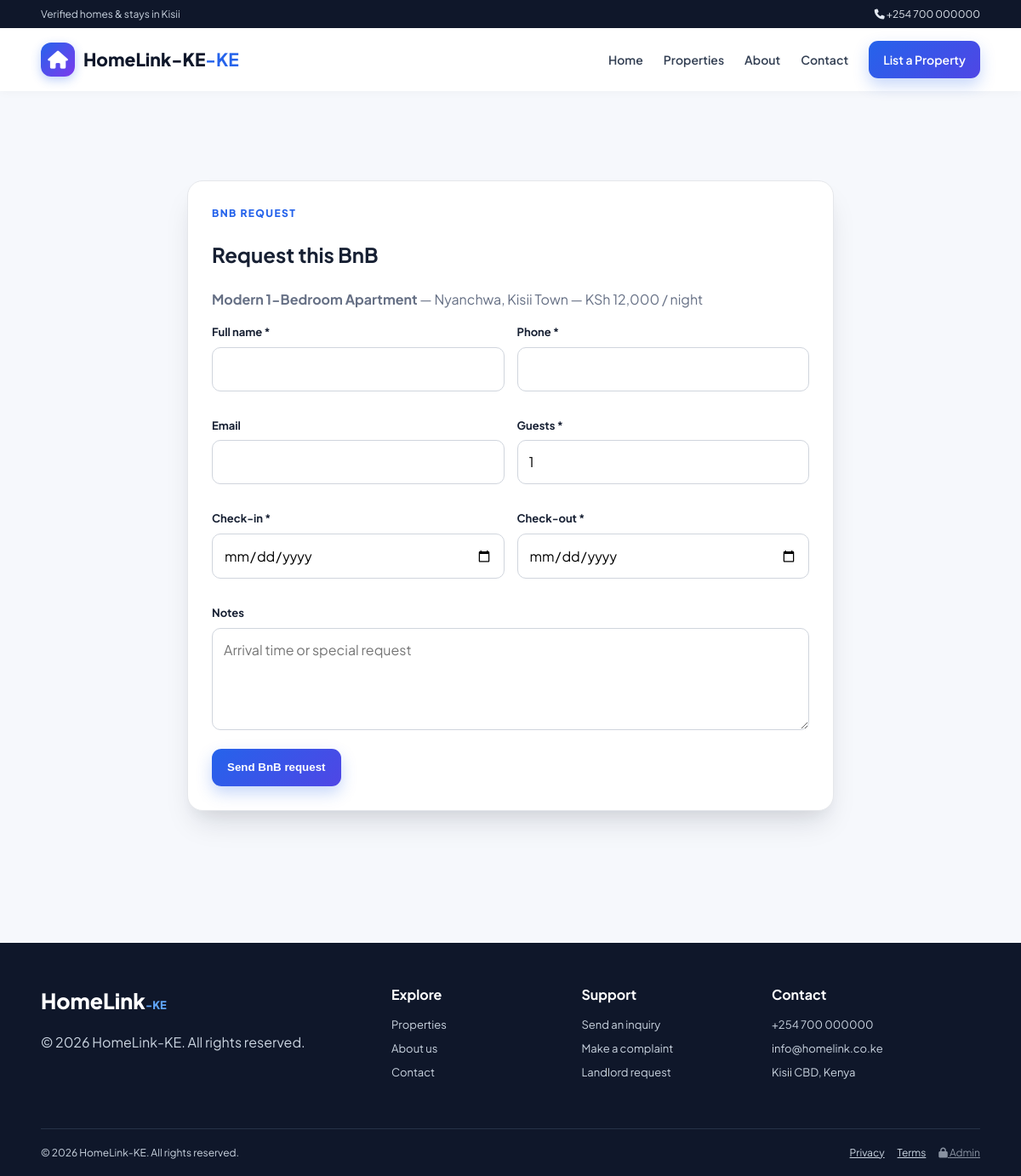
The page /HomeLink-KE/forms/bnb-request.php?property_id=1 on the database its author committed.
### tables this page shows
CREATE TABLE `site_settings` (
  `id` int(11) NOT NULL DEFAULT 1,
  `site_name` varchar(150) NOT NULL DEFAULT 'HomeLink-KE',
  `site_logo` varchar(255) DEFAULT '',
  `contact_email` varchar(100) NOT NULL DEFAULT 'info@homelink.co.ke',
  `contact_phone` varchar(50) NOT NULL DEFAULT '+254 700 000000',
  `office_location` varchar(255) NOT NULL DEFAULT 'Kisii CBD, Kenya',
  `mpesa_paybill` varchar(50) DEFAULT '247247',
  `mpesa_account` varchar(100) DEFAULT 'HomeLink',
  `viewing_fee` decimal(10,2) DEFAULT 1000.00,
  `maintenance_mode` tinyint(1) DEFAULT 0,
  `footer_text` varchar(255) DEFAULT '© 2026 HomeLink-KE. All rights reserved.',
  `updated_at` timestamp NOT NULL DEFAULT current_timestamp() ON UPDATE current_timestamp(),
  `facebook_link` varchar(255) DEFAULT '',
  `twitter_link` varchar(255) DEFAULT '',
  `whatsapp_number` varchar(50) DEFAULT '',
  `instagram_link` varchar(255) DEFAULT '',
  `site_tagline` varchar(100) DEFAULT '-KE',
  `contact_location` varchar(255) DEFAULT 'Kisii CBD, Kenya'
);

CREATE TABLE `properties` (
  `id` int(11) NOT NULL,
  `title` varchar(255) NOT NULL,
  `location` varchar(255) NOT NULL,
  `price` decimal(10,2) NOT NULL,
  `status` enum('available','rented','sold') DEFAULT 'available',
  `description` text DEFAULT NULL,
  `image_url` varchar(255) DEFAULT NULL,
  `created_at` timestamp NOT NULL DEFAULT current_timestamp(),
  `deposit_info` varchar(255) DEFAULT NULL,
  `bedrooms` int(11) DEFAULT NULL,
  `furnished_status` enum('Furnished','Unfurnished','Semi-Furnished') DEFAULT 'Unfurnished',
  `amenities` text DEFAULT NULL,
  `category` varchar(100) DEFAULT NULL,
  `is_verified` tinyint(1) DEFAULT 0,
  `is_hidden` tinyint(1) DEFAULT 0,
  `landlord_name` varchar(255) DEFAULT NULL,
  `landlord_phone` varchar(50) DEFAULT NULL,
  `landlord_email` varchar(255) DEFAULT NULL,
  `landlord_notes` text DEFAULT NULL,
  `video_path` varchar(255) DEFAULT NULL,
  `availability` varchar(50) NOT NULL DEFAULT 'Available',
  `updated_at` timestamp NOT NULL DEFAULT current_timestamp() ON UPDATE current_timestamp()
);

### HomeLink-KE/includes/auth.php (called while the page is built, shortened)
<?php
function appBaseUrl(): string {
    return '/HomeLink-KE';
}

### HomeLink-KE/includes/functions.php (called while the page is built, shortened)
<?php
require_once __DIR__ . '/auth.php';
function e(?string $value): string {
    return htmlspecialchars((string)$value, ENT_QUOTES, 'UTF-8');
}
function formatKSH(float|int|string $amount): string {
    return 'KSh ' . number_format((float)$amount, 0);
}
function assetUrl(string $path): string {
    $path = trim(str_replace('\\', '/', $path));
    $path = preg_replace('~^\.\./+~', '', $path);
    $path = ltrim($path, '/');
    return appBaseUrl() . '/' . $path;
}
function getSiteSettings(?mysqli $conn = null): array {
    $defaults = [
        'site_name' => 'HomeLink-KE',
        'site_tagline' => '-KE',
        'site_logo' => '',
        'contact_phone' => '+254 712 345 678',
        'contact_email' => 'info@homelink.co.ke',
        'contact_location' => 'Kisii CBD, Kenya',
        'office_location' => 'Kisii CBD, Kenya',
        'whatsapp_number' => '',
        'facebook_link' => '',
        'twitter_link' => '',
        'instagram_link' => '',
        'viewing_fee' => 1000,
        'maintenance_mode' => 0,
        'footer_text' => '© 2026 HomeLink-KE. All rights reserved.'
    ];
    try {
        $conn ??= getDBConnection();
        $res = $conn->query("SELECT * FROM site_settings WHERE id=1 LIMIT 1");
        if ($res && ($row = $res->fetch_assoc())) {
            return array_merge($defaults, $row);
        }
    } catch (Throwable $e) {}
    return $defaults;
}
function getProperty(mysqli $conn, int $id): ?array {
    $stmt = $conn->prepare('SELECT * FROM properties WHERE id=? LIMIT 1');
    $stmt->bind_param('i', $id);
    $stmt->execute();
    $r = $stmt->get_result()->fetch_assoc();
    return $r ?: null;
}

### HomeLink-KE/forms/bnb-request.php (the view, shortened to what this page needs)
<?php
require_once __DIR__ . '/../includes/functions.php';
$conn = getDBConnection();
$propertyId = (int)($_GET['property_id'] ?? $_POST['property_id'] ?? 0);
$property = $propertyId ? getProperty($conn, $propertyId) : null;
require __DIR__ . '/../includes/header.php';
?>
<section class="section">
    <div class="form-wrap">
        <div class="kicker">BNB REQUEST</div>
        <h1>Request this BnB</h1>
        <?php if ($property): ?>
            <p class="muted">
                <strong><?= e($property['title']) ?></strong> — <?= e($property['location']) ?> — <?= formatKSH($property['price']) ?> / night
            </p>
        <?php endif; ?>
        <form method="post">
            <div class="form-grid">
                <div class="field">
                    <label>Full name *</label>
                    <input name="full_name" required>
                </div>
                <div class="field">
                    <label>Phone *</label>
                    <input name="phone" required>
                </div>
                <div class="field">
                    <label>Email</label>
                    <input type="email" name="email">
                </div>
                <div class="field">
                    <label>Guests *</label>
                    <input type="number" min="1" max="30" name="guests" value="1" required>
                </div>
                <div class="field">
                    <label>Check-in *</label>
                    <input type="date" name="check_in" min="<?= date('Y-m-d') ?>" required>
                </div>
                <div class="field">
                    <label>Check-out *</label>
                    <input type="date" name="check_out" min="<?= date('Y-m-d') ?>" required>
                </div>
                <div class="field full">
                    <label>Notes</label>
                    <textarea name="notes" placeholder="Arrival time or special request"></textarea>
                </div>
            </div>
            <button class="btn btn-primary">Send BnB request</button>
        </form>
    </div>
</section>
<?php require __DIR__ . '/../includes/footer.php'; ?>

### HomeLink-KE/includes/header.php (shortened to what this page needs)
<?php
require_once __DIR__ . '/functions.php';
$settings = $settings ?? getSiteSettings();
$siteName = $settings['site_name'] ?? 'HomeLink-KE';
$tagline = $settings['site_tagline'] ?? '-KE';
$logo = assetUrl((string)($settings['site_logo'] ?? ''));
$current = basename($_SERVER['PHP_SELF'] ?? 'index.php');
?>
<!doctype html>
<html lang="en">
<head>
    <link rel="stylesheet" href="https://cdnjs.cloudflare.com/ajax/libs/font-awesome/6.5.2/css/all.min.css">
    <link rel="stylesheet" href="<?= appBaseUrl() ?>/assets/folder/style.css">
</head>
<body>
    <header class="site-header">
        <div class="topbar">
            <div>Verified homes & stays in Kisii</div>
            <div class="top-contact">
                <?php if (!empty($settings['contact_phone'])): ?>
                    <a href="tel:<?= e($settings['contact_phone']) ?>">
                        <i class="fa-solid fa-phone"></i> <?= e($settings['contact_phone']) ?>
                    </a>
                <?php endif; ?>
            </div>
        </div>
        <nav class="navbar container">
            <a class="brand" href="<?= appBaseUrl() ?>/index.php">
                <?php if ($logo && file_exists(__DIR__ . '/../' . ltrim((string)$settings['site_logo'], './'))): ?>
                    <img src="<?= $logo ?>" alt="<?= e($siteName) ?> logo">
                <?php else: ?>
                    <span class="brand-mark"><i class="fa-solid fa-house"></i></span>
                <?php endif; ?>
                <span><?= e($siteName) ?><b><?= e($tagline) ?></b></span>
            </a>
            <div class="nav-links">
                <a class="<?= ($current === 'index.php' ? 'active' : '') ?>" href="<?= appBaseUrl() ?>/index.php">Home</a>
                <a href="<?= appBaseUrl() ?>/properties/index.php">Properties</a>
                <a href="<?= appBaseUrl() ?>/pages/about.php">About</a>
                <a href="<?= appBaseUrl() ?>/pages/contact.php">Contact</a>
                <a class="nav-cta" href="<?= appBaseUrl() ?>/forms/landlord-request.php">List a Property</a>
            </div>
        </nav>
    </header>
    <main>

### HomeLink-KE/includes/footer.php (shortened to what this page needs)
<?php
$settings = $settings ?? getSiteSettings();
$flash = getFlash();?>
</main>
<footer class="site-footer">
    <div class="container footer-grid">
        <div>
            <div class="footer-brand">HomeLink<span>-KE</span></div>
            <p><?= e($settings['footer_text'] ?? 'Connecting clients to verified homes and stays.') ?></p>
        </div>
        <div>
            <h4>Explore</h4>
            <a href="<?= appBaseUrl() ?>/properties/index.php">Properties</a>
            <a href="<?= appBaseUrl() ?>/pages/about.php">About us</a>
            <a href="<?= appBaseUrl() ?>/pages/contact.php">Contact</a>
        </div>
        <div>
            <h4>Support</h4>
            <a href="<?= appBaseUrl() ?>/forms/inquiry.php">Send an inquiry</a>
            <a href="<?= appBaseUrl() ?>/forms/complaint.php">Make a complaint</a>            <a href="<?= appBaseUrl() ?>/forms/landlord-request.php">Landlord request</a>        </div>
        <div>
            <h4>Contact</h4>
            <?php if (!empty($settings['contact_phone'])): ?>
                <a href="tel:<?= e($settings['contact_phone']) ?>"><?= e($settings['contact_phone']) ?></a>
            <?php endif; ?>
            <?php if (!empty($settings['contact_email'])): ?>
                <a href="mailto:<?= e($settings['contact_email']) ?>"><?= e($settings['contact_email']) ?></a>
            <?php endif; ?>
            <span><?= e($settings['office_location'] ?? $settings['contact_location'] ?? 'Kisii CBD, Kenya') ?></span>
        </div>
    </div>
    <div class="footer-bottom container">
        <span>© <?= date('Y') ?> HomeLink-KE. All rights reserved.</span>
        <div>
            <a href="<?= appBaseUrl() ?>/pages/privacy.php">Privacy</a>
            <a href="<?= appBaseUrl() ?>/pages/terms.php">Terms</a>
            <a class="admin-footer-link" href="<?= appBaseUrl() ?>/admin/login.php">                <i class="fa-solid fa-lock"></i> Admin
            </a>
        </div>
    </div>
</footer>
</body>
</html>

### HomeLink-KE/assets/folder/style.css (style rules this page uses)
:root { --primary: #2563eb; --primary-dark: #1d4ed8; --secondary: #0f172a; --accent: #10b981; --bg: #f6f8fc; --card: #ffffff; --text: #172033; --muted: #667085; --border: #e5e7eb; --danger: #dc2626; --warning: #b45309; --shadow: 0 16px 40px rgba(15, 23, 42, 0.08); --shadow-3d: 0 20px 35px -10px rgba(15, 23, 42, 0.15), 0 10px 15px -5px rgba(0, 0, 0, 0.04); --radius: 18px; --transition: all 0.3s cubic-bezier(0.16, 1, 0.3, 1); --touch-target: 44px; }
* { box-sizing: border-box; -webkit-tap-highlight-color: transparent; }
html { scroll-behavior: smooth; }
body { margin: 0; background: var(--bg); color: var(--text); font-family: 'Plus Jakarta Sans', Arial, sans-serif; line-height: 1.6; overflow-x: hidden; }
a { color: inherit; }
main { min-height: 60vh; }
.container { width: min(1180px, 92%); margin: auto; }
.topbar { background: var(--secondary); color: #cbd5e1; display: flex; justify-content: space-between; gap: 20px; padding: 7px 4%; font-size: 12px; }
.top-contact a { color: #e2e8f0; text-decoration: none; }
.site-header { background: #ffffff; position: sticky; top: 0; z-index: 1000; box-shadow: 0 2px 10px rgba(0, 0, 0, 0.03); }
.navbar { min-height: 74px; display: flex; align-items: center; justify-content: space-between; gap: 25px; }
.brand { display: flex; align-items: center; gap: 10px; text-decoration: none; font-size: 21px; font-weight: 800; color: var(--secondary); }
.brand b { color: var(--primary); }
.brand-mark { width: 40px; height: 40px; border-radius: 12px; background: linear-gradient(135deg, var(--primary), #7c3aed); color: #ffffff; display: grid; place-items: center; box-shadow: 0 4px 12px rgba(37, 99, 235, 0.3); }
.nav-links { display: flex; align-items: center; gap: 24px; }
.nav-links a { text-decoration: none; font-weight: 600; font-size: 14px; color: #344054; transition: var(--transition); }
.nav-cta, .btn-primary { background: linear-gradient(135deg, var(--primary), #4f46e5) !important; color: #ffffff !important; padding: 11px 17px; border-radius: 11px; box-shadow: 0 8px 18px rgba(37, 99, 235, 0.25); transition: var(--transition); min-height: var(--touch-target); }
.btn { display: inline-flex; align-items: center; justify-content: center; gap: 8px; border: 0; border-radius: 11px; padding: 12px 18px; text-decoration: none; font-weight: 700; cursor: pointer; transition: var(--transition); perspective: 500px; min-height: var(--touch-target); }
.section { padding: 55px 0; }
.muted { color: var(--muted); }
.form-wrap { max-width: 760px; margin: 50px auto; padding: 28px; background: #ffffff; border: 1px solid var(--border); border-radius: var(--radius); box-shadow: var(--shadow-3d); transition: var(--transition); }
.form-grid { display: grid; grid-template-columns: repeat(2, minmax(0, 1fr)); gap: 15px; }
.field { margin-bottom: 15px; }
.field label { display: block; font-size: 13px; font-weight: 700; margin-bottom: 7px; }
.field input, .field select, .field textarea, .search-box input { width: 100%; border: 1px solid #d0d5dd; border-radius: 10px; padding: 12px 13px; font: inherit; font-size: 16px; background: #ffffff; transition: var(--transition); min-height: var(--touch-target); }
.field textarea { min-height: 120px; resize: vertical; }
.full { grid-column: 1 / -1; }
.site-footer { background: #0f172a; color: #cbd5e1; margin-top: 50px; }
.footer-grid { display: grid; grid-template-columns: 2fr 1fr 1fr 1.3fr; gap: 35px; padding: 48px 0; }
.footer-grid h4 { color: #ffffff; margin: 0 0 13px; }
.footer-grid a, .footer-grid span { display: block; text-decoration: none; margin: 7px 0; font-size: 13px; transition: var(--transition); }
.footer-brand { font-size: 25px; font-weight: 800; color: #ffffff; }
.footer-brand span { display: inline; color: #60a5fa; }
.footer-bottom { border-top: 1px solid #263247; padding: 18px 0; display: flex; justify-content: space-between; gap: 15px; font-size: 12px; }
.footer-bottom div { display: flex; gap: 15px; }
.admin-footer-link { opacity: 0.65; }
.kicker { font-size: 12px; text-transform: uppercase; letter-spacing: 0.12em; color: var(--primary); font-weight: 800; }

### rows shown on the page
site_settings: contact_phone "+254 700 000000", site_name "HomeLink-KE", site_tagline "-KE", footer_text "© 2026 HomeLink-KE. All rights reserved.", contact_email "info@homelink.co.ke", office_location "Kisii CBD, Kenya"
properties: title "Modern 1-Bedroom Apartment", location "Nyanchwa, Kisii Town", price "KSh 12,000"
